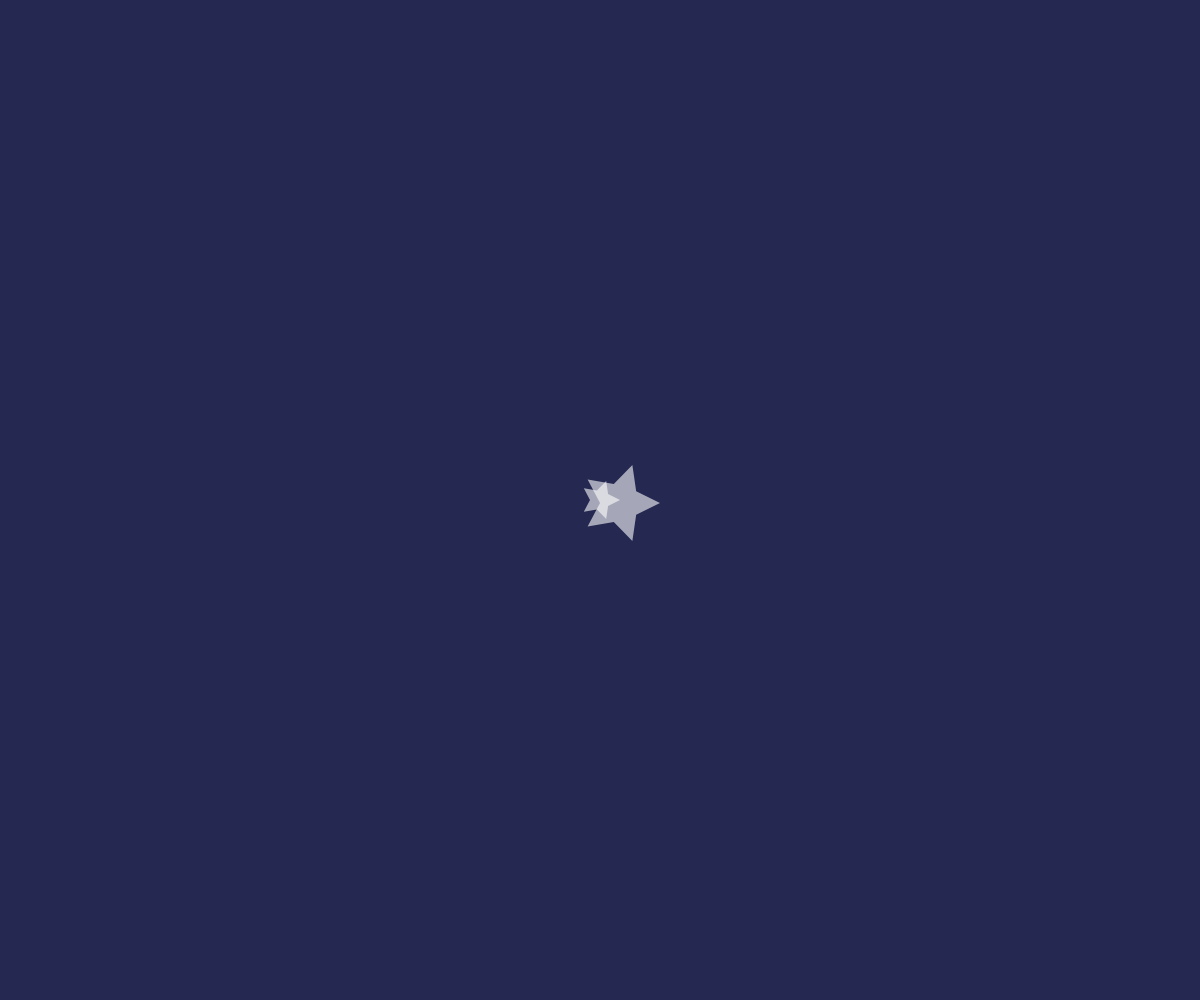
Frame 1 (no input)
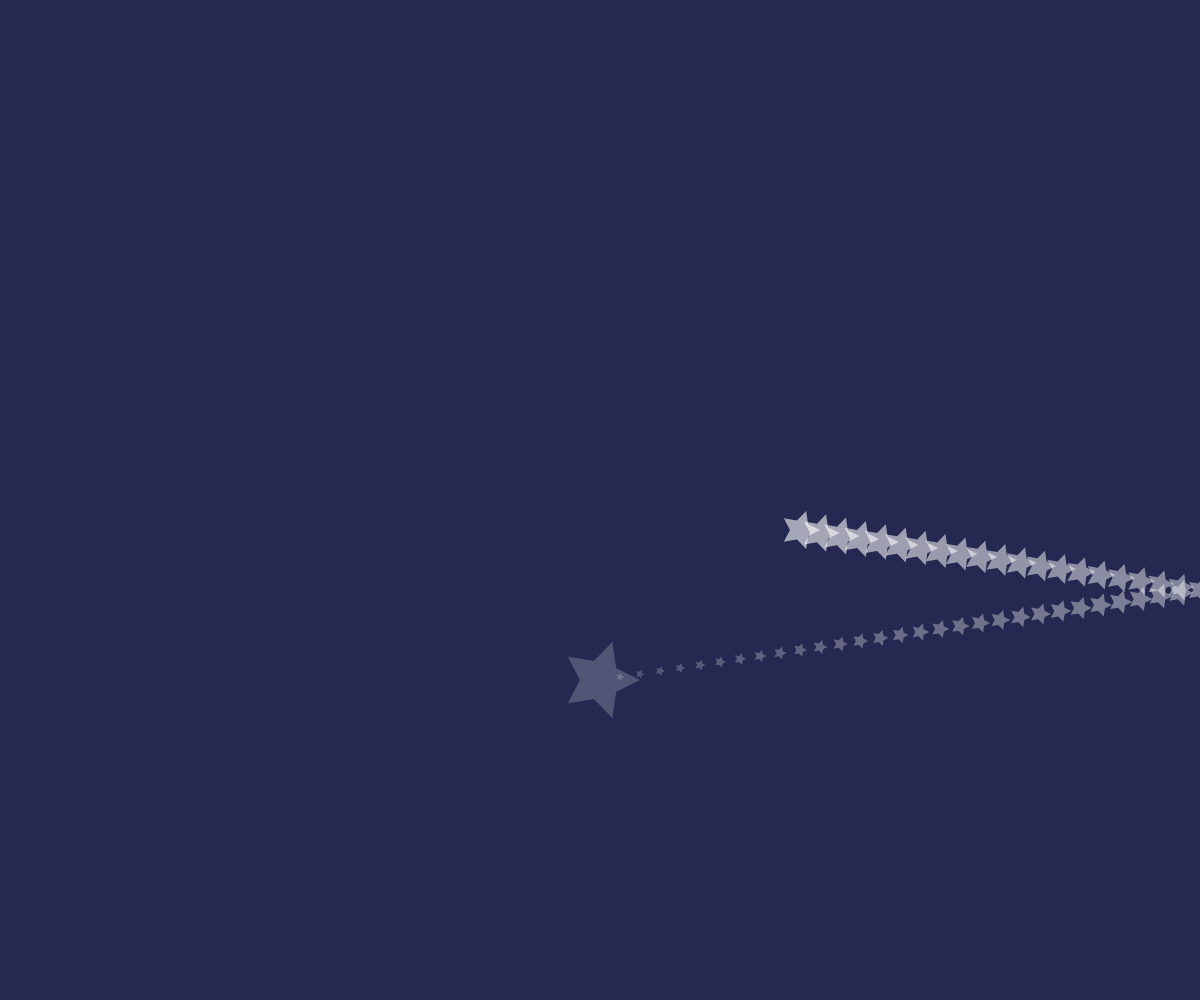
Frame 60 (no input)
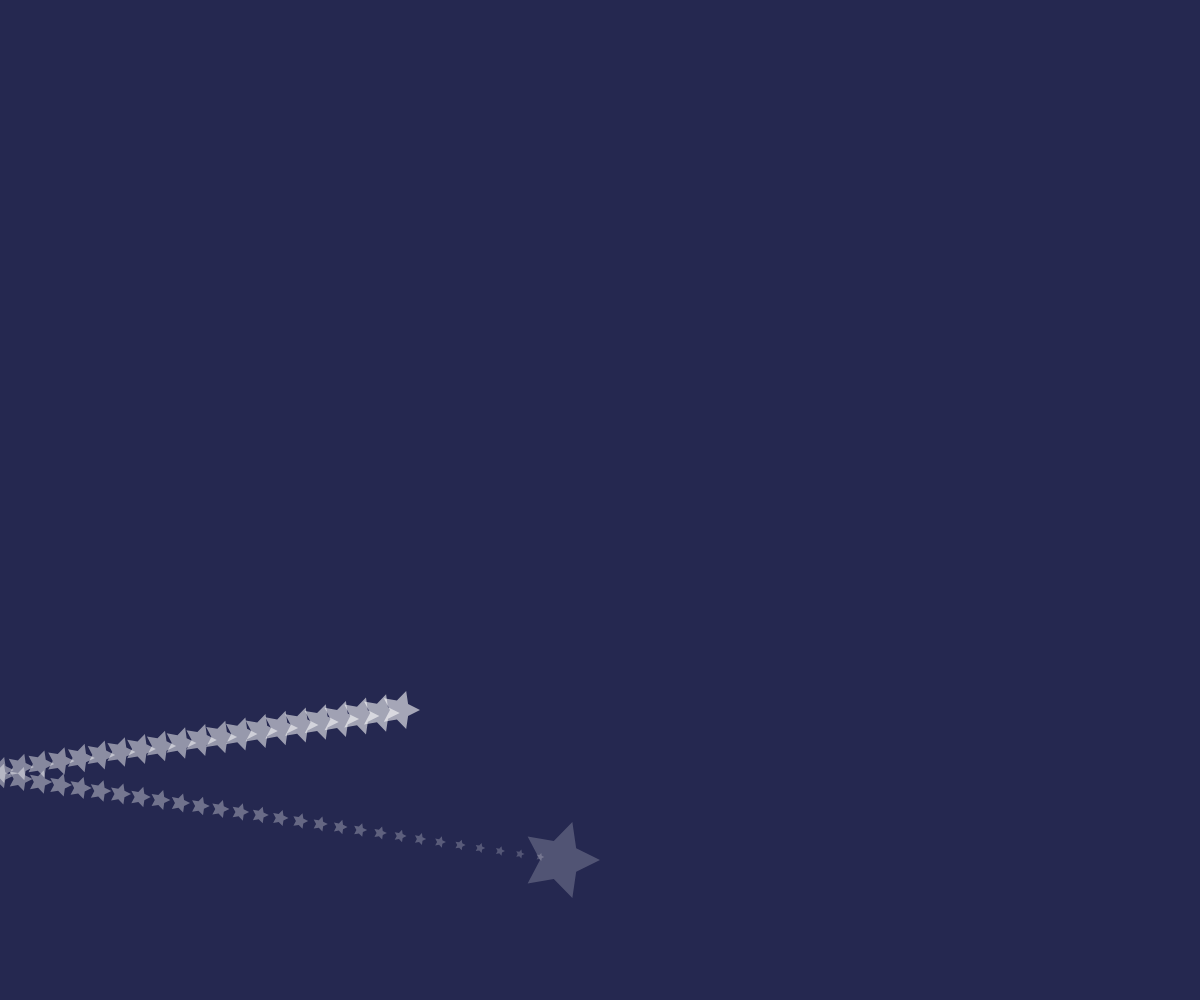
Frame 120 (the mouse pressed at the canvas centre since frame 60)

The p5.js sketch that drew these frames (run headless with seeded random() and noise() and a simulated clock; from frame 60 on, the mouse is pressed at the canvas centre):

// p5.js sketch
// ── sketch.js
let posizioneX, posizioneY;
let velX, velY;
let trail = [];

function setup() {
  createCanvas(windowWidth, windowHeight);

  posizioneX = width / 2;
  posizioneY = height / 2;

  velX = 20;
  velY = 3;
}

function windowResized() {
  resizeCanvas(windowWidth, windowHeight);
}

function draw() {
  // Aggiungi la posizione corrente alla scia
  trail.push({
    x: posizioneX,
    y: posizioneY
  });

  // Limita la lunghezza della scia
  if (trail.length > 50) {
    trail.splice(0, 1);
  }

  // Aggiorna la posizione della stella
  posizioneX += velX;
  posizioneY += velY;

  // Rimbalza sugli angoli
  if (posizioneX >= width || posizioneX < 0) {
    velX = -velX;
  }

  if (posizioneY >= height || posizioneY < 0) {
    velY = -velY;
  }

  // Disegna lo sfondo
  background(37,40,80);

  // Disegna la scia di stelle
  for (let i = 0; i < trail.length; i++) {
    let transparency = map(i, 0, trail.length, 150, 50);
    fill(255, transparency);
    noStroke();
    let starSize = map(i, 0, trail.length, 10, 2); // Dimensioni decrescenti delle stelle
    drawStar(trail[i].x, trail[i].y, starSize, starSize * 2, 5);
  }

  // Disegna la stella principale
  drawStar(posizioneX, posizioneY, 20, 40, 5);
}

// Funzione per disegnare una stella
function drawStar(x, y, radius1, radius2, npoints) {
  let angle = TWO_PI / npoints;
  let halfAngle = angle / 2.0;
  beginShape();
  for (let a = 0; a < TWO_PI; a += angle) {
    let sx = x + cos(a) * radius2;
    let sy = y + sin(a) * radius2;
    vertex(sx, sy);
    sx = x + cos(a + halfAngle) * radius1;
    sy = y + sin(a + halfAngle) * radius1;
    vertex(sx, sy);
  }
  endShape(CLOSE);
}
